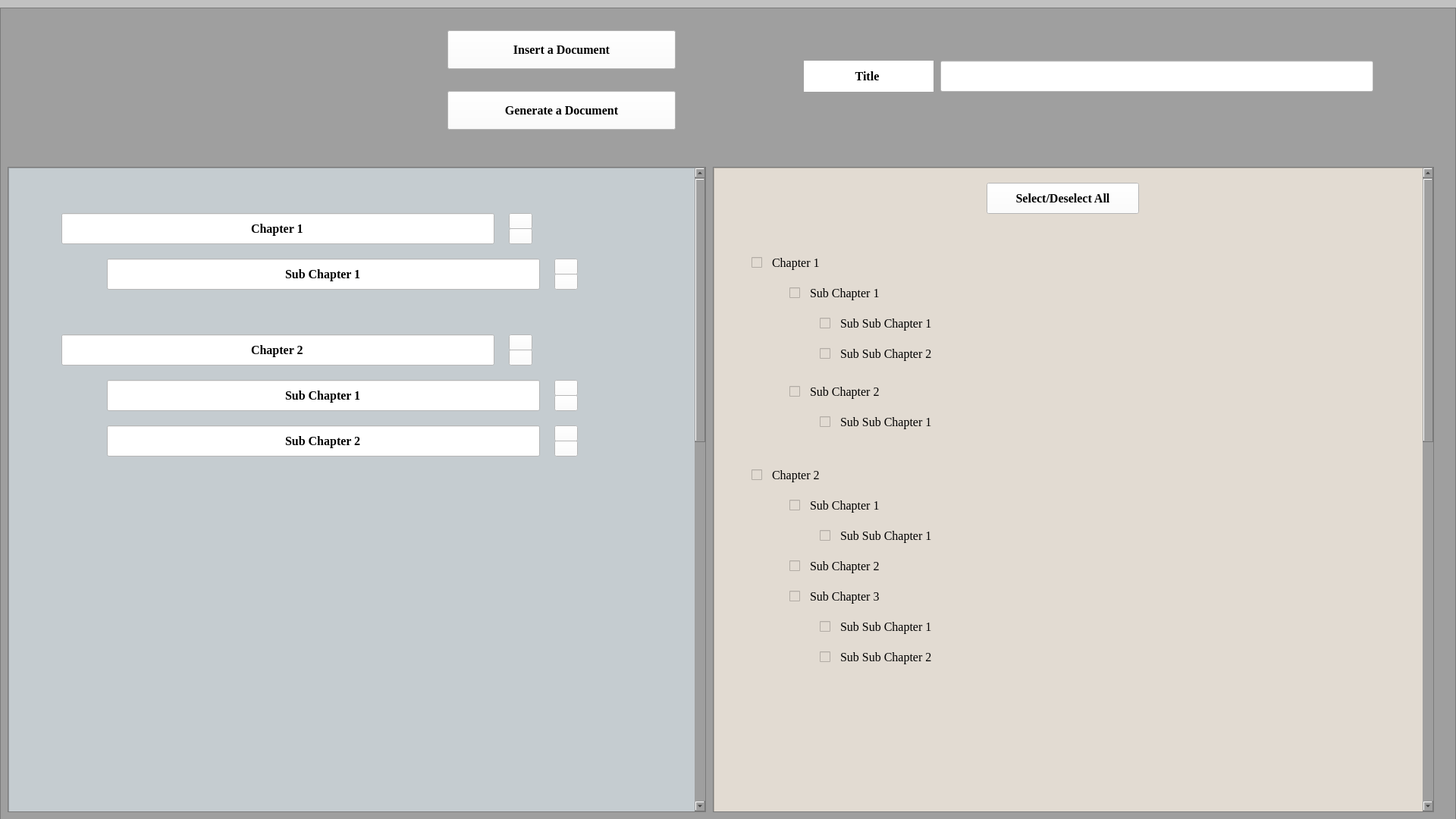
<?xml version="1.0" encoding="UTF-8"?>
<ui version="4.0">
 <class>Form</class>
 <widget class="QWidget" name="Form">
  <property name="geometry">
   <rect>
    <x>0</x>
    <y>0</y>
    <width>1920</width>
    <height>1080</height>
   </rect>
  </property>
  <property name="minimumSize">
   <size>
    <width>1920</width>
    <height>1080</height>
   </size>
  </property>
  <property name="maximumSize">
   <size>
    <width>1920</width>
    <height>1080</height>
   </size>
  </property>
  <property name="windowTitle">
   <string>Form</string>
  </property>
  <property name="styleSheet">
   <string notr="true">background-color: rgb(193, 193, 193);</string>
  </property>
  <widget class="QFrame" name="frame">
   <property name="geometry">
    <rect>
     <x>0</x>
     <y>10</y>
     <width>1920</width>
     <height>1080</height>
    </rect>
   </property>
   <property name="styleSheet">
    <string notr="true">background-color: rgb(159, 159, 159);</string>
   </property>
   <property name="frameShape">
    <enum>QFrame::StyledPanel</enum>
   </property>
   <property name="frameShadow">
    <enum>QFrame::Raised</enum>
   </property>
   <widget class="QLabel" name="label">
    <property name="geometry">
     <rect>
      <x>120</x>
      <y>20</y>
      <width>301</width>
      <height>161</height>
     </rect>
    </property>
    <property name="styleSheet">
     <string notr="true">background-image: url(:/book/images/book.jpg);</string>
    </property>
    <property name="text">
     <string/>
    </property>
   </widget>
   <widget class="QPushButton" name="pushButton">
    <property name="geometry">
     <rect>
      <x>590</x>
      <y>30</y>
      <width>301</width>
      <height>51</height>
     </rect>
    </property>
    <property name="font">
     <font>
      <family>Times New Roman</family>
      <pointsize>12</pointsize>
      <weight>75</weight>
      <bold>true</bold>
     </font>
    </property>
    <property name="styleSheet">
     <string notr="true">background-color: rgb(255, 255, 255);</string>
    </property>
    <property name="text">
     <string>Insert a Document</string>
    </property>
   </widget>
   <widget class="QPushButton" name="pushButton_2">
    <property name="geometry">
     <rect>
      <x>590</x>
      <y>110</y>
      <width>301</width>
      <height>51</height>
     </rect>
    </property>
    <property name="font">
     <font>
      <family>Times New Roman</family>
      <pointsize>12</pointsize>
      <weight>75</weight>
      <bold>true</bold>
     </font>
    </property>
    <property name="styleSheet">
     <string notr="true">background-color: rgb(255, 255, 255);</string>
    </property>
    <property name="text">
     <string>Generate a Document</string>
    </property>
   </widget>
   <widget class="QLabel" name="label_2">
    <property name="geometry">
     <rect>
      <x>1060</x>
      <y>70</y>
      <width>171</width>
      <height>41</height>
     </rect>
    </property>
    <property name="font">
     <font>
      <family>Times New Roman</family>
      <pointsize>12</pointsize>
      <weight>75</weight>
      <bold>true</bold>
     </font>
    </property>
    <property name="styleSheet">
     <string notr="true">background-color: rgb(255, 255, 255);</string>
    </property>
    <property name="text">
     <string>Title </string>
    </property>
    <property name="alignment">
     <set>Qt::AlignCenter</set>
    </property>
   </widget>
   <widget class="QLineEdit" name="lineEdit">
    <property name="geometry">
     <rect>
      <x>1240</x>
      <y>70</y>
      <width>571</width>
      <height>41</height>
     </rect>
    </property>
    <property name="font">
     <font>
      <family>Times New Roman</family>
      <pointsize>12</pointsize>
      <weight>75</weight>
      <bold>true</bold>
     </font>
    </property>
    <property name="styleSheet">
     <string notr="true">background-color: rgb(255, 255, 255);</string>
    </property>
    <property name="text">
     <string/>
    </property>
    <property name="alignment">
     <set>Qt::AlignCenter</set>
    </property>
   </widget>
   <widget class="QScrollArea" name="scrollArea">
    <property name="geometry">
     <rect>
      <x>10</x>
      <y>210</y>
      <width>921</width>
      <height>851</height>
     </rect>
    </property>
    <property name="widgetResizable">
     <bool>true</bool>
    </property>
    <widget class="QWidget" name="scrollAreaWidgetContents">
     <property name="geometry">
      <rect>
       <x>0</x>
       <y>0</y>
       <width>898</width>
       <height>2000</height>
      </rect>
     </property>
     <property name="minimumSize">
      <size>
       <width>0</width>
       <height>2000</height>
      </size>
     </property>
     <widget class="QFrame" name="frame_2">
      <property name="geometry">
       <rect>
        <x>0</x>
        <y>0</y>
        <width>931</width>
        <height>2000</height>
       </rect>
      </property>
      <property name="minimumSize">
       <size>
        <width>0</width>
        <height>2000</height>
       </size>
      </property>
      <property name="styleSheet">
       <string notr="true">background-color:rgb(197, 204, 208)</string>
      </property>
      <property name="frameShape">
       <enum>QFrame::StyledPanel</enum>
      </property>
      <property name="frameShadow">
       <enum>QFrame::Raised</enum>
      </property>
      <widget class="QLineEdit" name="lineEdit_2">
       <property name="geometry">
        <rect>
         <x>70</x>
         <y>60</y>
         <width>571</width>
         <height>41</height>
        </rect>
       </property>
       <property name="font">
        <font>
         <family>Times New Roman</family>
         <pointsize>12</pointsize>
         <weight>75</weight>
         <bold>true</bold>
        </font>
       </property>
       <property name="styleSheet">
        <string notr="true">background-color: rgb(255, 255, 255);</string>
       </property>
       <property name="text">
        <string>Chapter 1</string>
       </property>
       <property name="alignment">
        <set>Qt::AlignCenter</set>
       </property>
      </widget>
      <widget class="QPushButton" name="pushButton_4">
       <property name="geometry">
        <rect>
         <x>660</x>
         <y>60</y>
         <width>31</width>
         <height>21</height>
        </rect>
       </property>
       <property name="styleSheet">
        <string notr="true">background-color: rgb(255, 255, 255);
image: url(:/upArrow/images/up-arrow.png);</string>
       </property>
       <property name="text">
        <string/>
       </property>
      </widget>
      <widget class="QPushButton" name="pushButton_5">
       <property name="geometry">
        <rect>
         <x>660</x>
         <y>80</y>
         <width>31</width>
         <height>21</height>
        </rect>
       </property>
       <property name="styleSheet">
        <string notr="true">background-color: rgb(255, 255, 255);
image: url(:/downArrow/images/down-arrow.png);</string>
       </property>
       <property name="text">
        <string/>
       </property>
      </widget>
      <widget class="QLineEdit" name="lineEdit_3">
       <property name="geometry">
        <rect>
         <x>130</x>
         <y>120</y>
         <width>571</width>
         <height>41</height>
        </rect>
       </property>
       <property name="font">
        <font>
         <family>Times New Roman</family>
         <pointsize>12</pointsize>
         <weight>75</weight>
         <bold>true</bold>
        </font>
       </property>
       <property name="styleSheet">
        <string notr="true">background-color: rgb(255, 255, 255);</string>
       </property>
       <property name="text">
        <string>Sub Chapter 1</string>
       </property>
       <property name="alignment">
        <set>Qt::AlignCenter</set>
       </property>
      </widget>
      <widget class="QLineEdit" name="lineEdit_4">
       <property name="geometry">
        <rect>
         <x>70</x>
         <y>220</y>
         <width>571</width>
         <height>41</height>
        </rect>
       </property>
       <property name="font">
        <font>
         <family>Times New Roman</family>
         <pointsize>12</pointsize>
         <weight>75</weight>
         <bold>true</bold>
        </font>
       </property>
       <property name="styleSheet">
        <string notr="true">background-color: rgb(255, 255, 255);</string>
       </property>
       <property name="text">
        <string>Chapter 2</string>
       </property>
       <property name="alignment">
        <set>Qt::AlignCenter</set>
       </property>
      </widget>
      <widget class="QLineEdit" name="lineEdit_5">
       <property name="geometry">
        <rect>
         <x>130</x>
         <y>280</y>
         <width>571</width>
         <height>41</height>
        </rect>
       </property>
       <property name="font">
        <font>
         <family>Times New Roman</family>
         <pointsize>12</pointsize>
         <weight>75</weight>
         <bold>true</bold>
        </font>
       </property>
       <property name="styleSheet">
        <string notr="true">background-color: rgb(255, 255, 255);</string>
       </property>
       <property name="text">
        <string>Sub Chapter 1</string>
       </property>
       <property name="alignment">
        <set>Qt::AlignCenter</set>
       </property>
      </widget>
      <widget class="QLineEdit" name="lineEdit_6">
       <property name="geometry">
        <rect>
         <x>130</x>
         <y>340</y>
         <width>571</width>
         <height>41</height>
        </rect>
       </property>
       <property name="font">
        <font>
         <family>Times New Roman</family>
         <pointsize>12</pointsize>
         <weight>75</weight>
         <bold>true</bold>
        </font>
       </property>
       <property name="styleSheet">
        <string notr="true">background-color: rgb(255, 255, 255);</string>
       </property>
       <property name="text">
        <string>Sub Chapter 2</string>
       </property>
       <property name="alignment">
        <set>Qt::AlignCenter</set>
       </property>
      </widget>
      <widget class="QPushButton" name="pushButton_6">
       <property name="geometry">
        <rect>
         <x>720</x>
         <y>140</y>
         <width>31</width>
         <height>21</height>
        </rect>
       </property>
       <property name="styleSheet">
        <string notr="true">background-color: rgb(255, 255, 255);
image: url(:/downArrow/images/down-arrow.png);</string>
       </property>
       <property name="text">
        <string/>
       </property>
      </widget>
      <widget class="QPushButton" name="pushButton_7">
       <property name="geometry">
        <rect>
         <x>720</x>
         <y>120</y>
         <width>31</width>
         <height>21</height>
        </rect>
       </property>
       <property name="styleSheet">
        <string notr="true">background-color: rgb(255, 255, 255);
image: url(:/upArrow/images/up-arrow.png);</string>
       </property>
       <property name="text">
        <string/>
       </property>
      </widget>
      <widget class="QPushButton" name="pushButton_8">
       <property name="geometry">
        <rect>
         <x>660</x>
         <y>240</y>
         <width>31</width>
         <height>21</height>
        </rect>
       </property>
       <property name="styleSheet">
        <string notr="true">background-color: rgb(255, 255, 255);
image: url(:/downArrow/images/down-arrow.png);</string>
       </property>
       <property name="text">
        <string/>
       </property>
      </widget>
      <widget class="QPushButton" name="pushButton_9">
       <property name="geometry">
        <rect>
         <x>660</x>
         <y>220</y>
         <width>31</width>
         <height>21</height>
        </rect>
       </property>
       <property name="styleSheet">
        <string notr="true">background-color: rgb(255, 255, 255);
image: url(:/upArrow/images/up-arrow.png);</string>
       </property>
       <property name="text">
        <string/>
       </property>
      </widget>
      <widget class="QPushButton" name="pushButton_10">
       <property name="geometry">
        <rect>
         <x>720</x>
         <y>300</y>
         <width>31</width>
         <height>21</height>
        </rect>
       </property>
       <property name="styleSheet">
        <string notr="true">background-color: rgb(255, 255, 255);
image: url(:/downArrow/images/down-arrow.png);</string>
       </property>
       <property name="text">
        <string/>
       </property>
      </widget>
      <widget class="QPushButton" name="pushButton_11">
       <property name="geometry">
        <rect>
         <x>720</x>
         <y>280</y>
         <width>31</width>
         <height>21</height>
        </rect>
       </property>
       <property name="styleSheet">
        <string notr="true">background-color: rgb(255, 255, 255);
image: url(:/upArrow/images/up-arrow.png);</string>
       </property>
       <property name="text">
        <string/>
       </property>
      </widget>
      <widget class="QPushButton" name="pushButton_12">
       <property name="geometry">
        <rect>
         <x>720</x>
         <y>360</y>
         <width>31</width>
         <height>21</height>
        </rect>
       </property>
       <property name="styleSheet">
        <string notr="true">background-color: rgb(255, 255, 255);
image: url(:/downArrow/images/down-arrow.png);</string>
       </property>
       <property name="text">
        <string/>
       </property>
      </widget>
      <widget class="QPushButton" name="pushButton_13">
       <property name="geometry">
        <rect>
         <x>720</x>
         <y>340</y>
         <width>31</width>
         <height>21</height>
        </rect>
       </property>
       <property name="styleSheet">
        <string notr="true">background-color: rgb(255, 255, 255);
image: url(:/upArrow/images/up-arrow.png);</string>
       </property>
       <property name="text">
        <string/>
       </property>
      </widget>
     </widget>
    </widget>
   </widget>
   <widget class="QScrollArea" name="scrollArea_2">
    <property name="geometry">
     <rect>
      <x>940</x>
      <y>210</y>
      <width>951</width>
      <height>851</height>
     </rect>
    </property>
    <property name="widgetResizable">
     <bool>true</bool>
    </property>
    <widget class="QWidget" name="scrollAreaWidgetContents_2">
     <property name="geometry">
      <rect>
       <x>0</x>
       <y>0</y>
       <width>928</width>
       <height>2000</height>
      </rect>
     </property>
     <property name="minimumSize">
      <size>
       <width>0</width>
       <height>2000</height>
      </size>
     </property>
     <widget class="QFrame" name="frame_3">
      <property name="geometry">
       <rect>
        <x>0</x>
        <y>0</y>
        <width>951</width>
        <height>2000</height>
       </rect>
      </property>
      <property name="minimumSize">
       <size>
        <width>0</width>
        <height>2000</height>
       </size>
      </property>
      <property name="styleSheet">
       <string notr="true">background-color: rgb(226, 219, 210);</string>
      </property>
      <property name="frameShape">
       <enum>QFrame::StyledPanel</enum>
      </property>
      <property name="frameShadow">
       <enum>QFrame::Raised</enum>
      </property>
      <widget class="QPushButton" name="pushButton_3">
       <property name="geometry">
        <rect>
         <x>360</x>
         <y>20</y>
         <width>201</width>
         <height>41</height>
        </rect>
       </property>
       <property name="font">
        <font>
         <family>Times New Roman</family>
         <pointsize>12</pointsize>
         <weight>75</weight>
         <bold>true</bold>
        </font>
       </property>
       <property name="styleSheet">
        <string notr="true">background-color: rgb(255, 255, 255);</string>
       </property>
       <property name="text">
        <string>Select/Deselect All</string>
       </property>
      </widget>
      <widget class="QCheckBox" name="checkBox">
       <property name="geometry">
        <rect>
         <x>50</x>
         <y>110</y>
         <width>171</width>
         <height>31</height>
        </rect>
       </property>
       <property name="font">
        <font>
         <family>Times New Roman</family>
         <pointsize>12</pointsize>
        </font>
       </property>
       <property name="styleSheet">
        <string notr="true"/>
       </property>
       <property name="text">
        <string>  Chapter 1</string>
       </property>
      </widget>
      <widget class="QCheckBox" name="checkBox_2">
       <property name="geometry">
        <rect>
         <x>100</x>
         <y>150</y>
         <width>171</width>
         <height>31</height>
        </rect>
       </property>
       <property name="font">
        <font>
         <family>Times New Roman</family>
         <pointsize>12</pointsize>
        </font>
       </property>
       <property name="styleSheet">
        <string notr="true"/>
       </property>
       <property name="text">
        <string>  Sub Chapter 1</string>
       </property>
      </widget>
      <widget class="QCheckBox" name="checkBox_3">
       <property name="geometry">
        <rect>
         <x>100</x>
         <y>280</y>
         <width>171</width>
         <height>31</height>
        </rect>
       </property>
       <property name="font">
        <font>
         <family>Times New Roman</family>
         <pointsize>12</pointsize>
        </font>
       </property>
       <property name="styleSheet">
        <string notr="true"/>
       </property>
       <property name="text">
        <string>  Sub Chapter 2</string>
       </property>
      </widget>
      <widget class="QCheckBox" name="checkBox_7">
       <property name="geometry">
        <rect>
         <x>100</x>
         <y>510</y>
         <width>171</width>
         <height>31</height>
        </rect>
       </property>
       <property name="font">
        <font>
         <family>Times New Roman</family>
         <pointsize>12</pointsize>
        </font>
       </property>
       <property name="styleSheet">
        <string notr="true"/>
       </property>
       <property name="text">
        <string>  Sub Chapter 2</string>
       </property>
      </widget>
      <widget class="QCheckBox" name="checkBox_8">
       <property name="geometry">
        <rect>
         <x>50</x>
         <y>390</y>
         <width>171</width>
         <height>31</height>
        </rect>
       </property>
       <property name="font">
        <font>
         <family>Times New Roman</family>
         <pointsize>12</pointsize>
        </font>
       </property>
       <property name="styleSheet">
        <string notr="true"/>
       </property>
       <property name="text">
        <string>  Chapter 2</string>
       </property>
      </widget>
      <widget class="QCheckBox" name="checkBox_9">
       <property name="geometry">
        <rect>
         <x>100</x>
         <y>430</y>
         <width>171</width>
         <height>31</height>
        </rect>
       </property>
       <property name="font">
        <font>
         <family>Times New Roman</family>
         <pointsize>12</pointsize>
        </font>
       </property>
       <property name="styleSheet">
        <string notr="true"/>
       </property>
       <property name="text">
        <string>  Sub Chapter 1</string>
       </property>
      </widget>
      <widget class="QCheckBox" name="checkBox_10">
       <property name="geometry">
        <rect>
         <x>100</x>
         <y>550</y>
         <width>171</width>
         <height>31</height>
        </rect>
       </property>
       <property name="font">
        <font>
         <family>Times New Roman</family>
         <pointsize>12</pointsize>
        </font>
       </property>
       <property name="styleSheet">
        <string notr="true"/>
       </property>
       <property name="text">
        <string>  Sub Chapter 3</string>
       </property>
      </widget>
      <widget class="QCheckBox" name="checkBox_11">
       <property name="geometry">
        <rect>
         <x>140</x>
         <y>190</y>
         <width>211</width>
         <height>31</height>
        </rect>
       </property>
       <property name="font">
        <font>
         <family>Times New Roman</family>
         <pointsize>12</pointsize>
        </font>
       </property>
       <property name="styleSheet">
        <string notr="true"/>
       </property>
       <property name="text">
        <string>  Sub Sub Chapter 1</string>
       </property>
      </widget>
      <widget class="QCheckBox" name="checkBox_12">
       <property name="geometry">
        <rect>
         <x>140</x>
         <y>230</y>
         <width>221</width>
         <height>31</height>
        </rect>
       </property>
       <property name="font">
        <font>
         <family>Times New Roman</family>
         <pointsize>12</pointsize>
        </font>
       </property>
       <property name="styleSheet">
        <string notr="true"/>
       </property>
       <property name="text">
        <string>  Sub Sub Chapter 2</string>
       </property>
      </widget>
      <widget class="QCheckBox" name="checkBox_13">
       <property name="geometry">
        <rect>
         <x>140</x>
         <y>320</y>
         <width>211</width>
         <height>31</height>
        </rect>
       </property>
       <property name="font">
        <font>
         <family>Times New Roman</family>
         <pointsize>12</pointsize>
        </font>
       </property>
       <property name="styleSheet">
        <string notr="true"/>
       </property>
       <property name="text">
        <string>  Sub Sub Chapter 1</string>
       </property>
      </widget>
      <widget class="QCheckBox" name="checkBox_14">
       <property name="geometry">
        <rect>
         <x>140</x>
         <y>470</y>
         <width>211</width>
         <height>31</height>
        </rect>
       </property>
       <property name="font">
        <font>
         <family>Times New Roman</family>
         <pointsize>12</pointsize>
        </font>
       </property>
       <property name="styleSheet">
        <string notr="true"/>
       </property>
       <property name="text">
        <string>  Sub Sub Chapter 1</string>
       </property>
      </widget>
      <widget class="QCheckBox" name="checkBox_15">
       <property name="geometry">
        <rect>
         <x>140</x>
         <y>590</y>
         <width>211</width>
         <height>31</height>
        </rect>
       </property>
       <property name="font">
        <font>
         <family>Times New Roman</family>
         <pointsize>12</pointsize>
        </font>
       </property>
       <property name="styleSheet">
        <string notr="true"/>
       </property>
       <property name="text">
        <string>  Sub Sub Chapter 1</string>
       </property>
      </widget>
      <widget class="QCheckBox" name="checkBox_16">
       <property name="geometry">
        <rect>
         <x>140</x>
         <y>630</y>
         <width>221</width>
         <height>31</height>
        </rect>
       </property>
       <property name="font">
        <font>
         <family>Times New Roman</family>
         <pointsize>12</pointsize>
        </font>
       </property>
       <property name="styleSheet">
        <string notr="true"/>
       </property>
       <property name="text">
        <string>  Sub Sub Chapter 2</string>
       </property>
      </widget>
     </widget>
    </widget>
   </widget>
  </widget>
 </widget>
 <resources>
  <include location="images.qrc"/>
 </resources>
 <connections/>
</ui>
